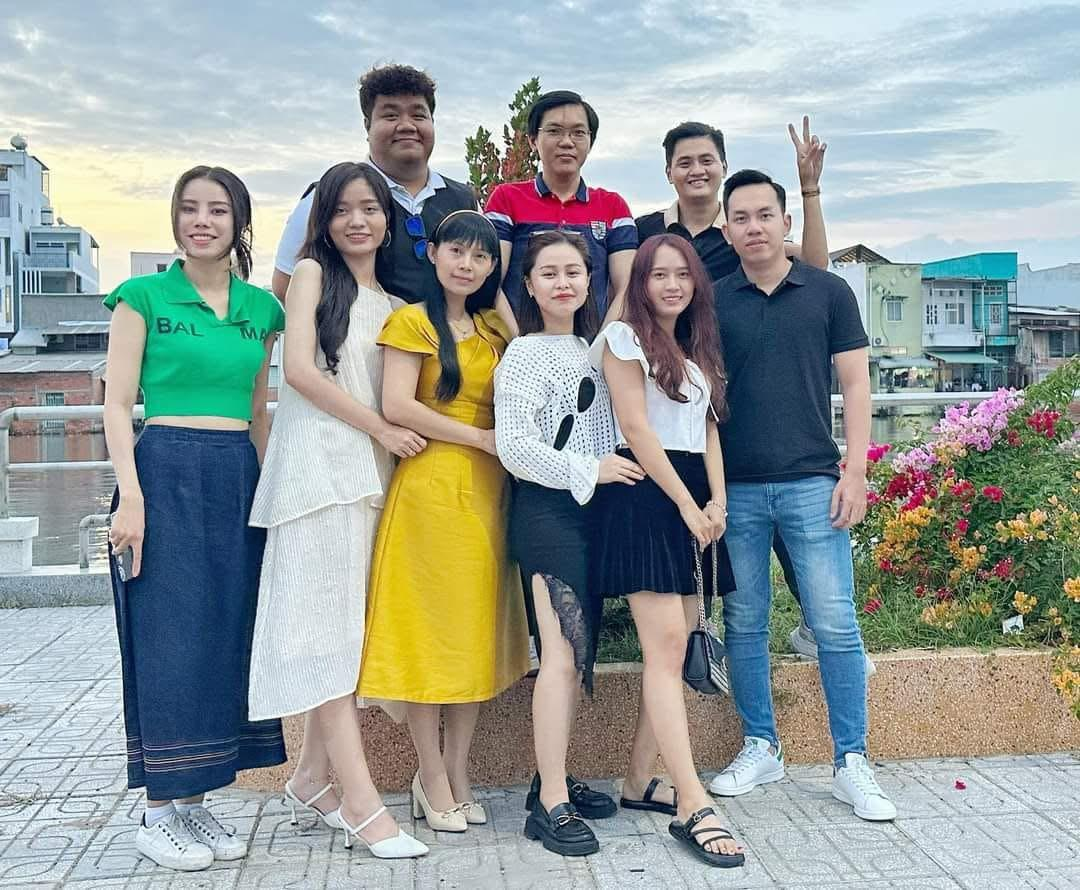
#> input picture Images/Friends.jpeg, 1080 x 890 px
$ python 'Track Bar.py'
#> lines starting #> are read from the running program, lines starting #| are printed output that depends on the picture; after the words box and inside, x2 and y2 are one past the last pixel; in counts of white or black regions, pixels touching at a corner belong together
import cv2

from pygments.formatters import img
img = cv2.imread("Images/Friends.jpeg")
#> img is the input picture: shape (890, 1080, 3); mean B, G, R 155.4, 157.5, 148.2
img_gray = cv2.cvtColor(img, cv2.COLOR_BGR2GRAY)
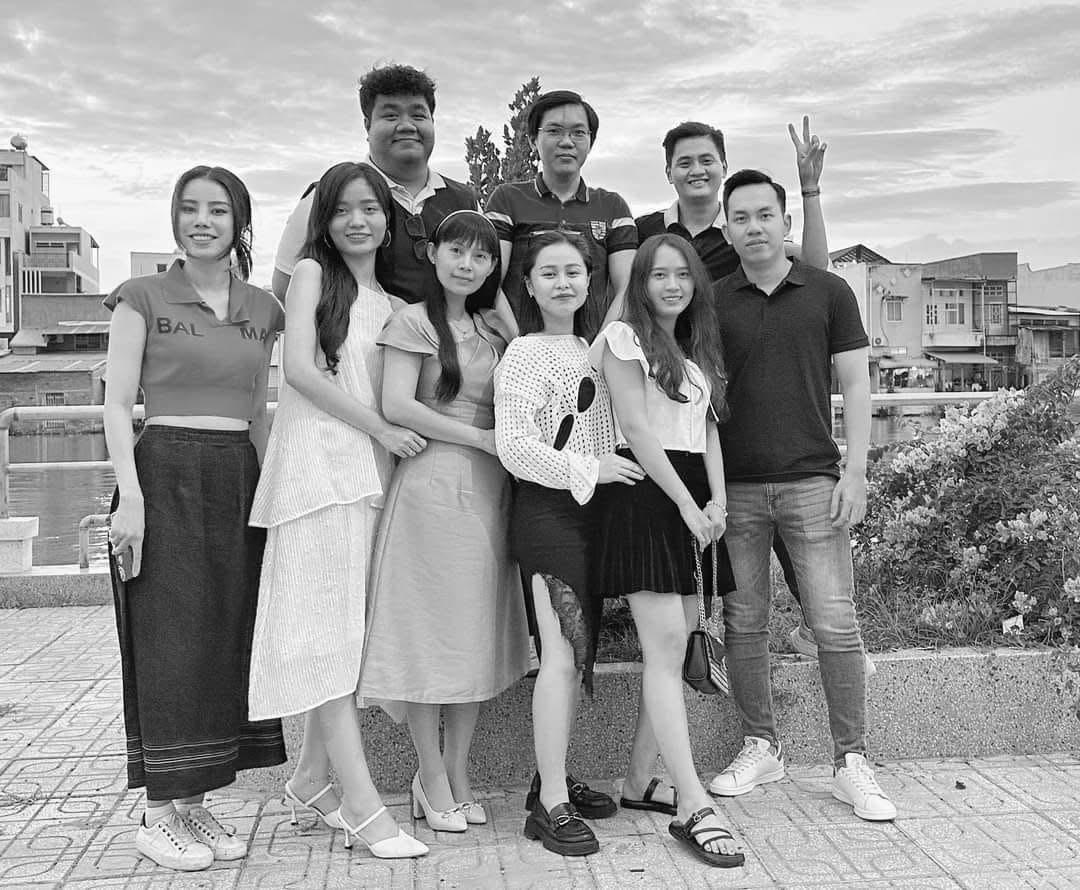
#> img_gray: shape (890, 1080); min 0, max 255, mean 154.5
# Hiển thị cửa sổ
# Ta có Window Normal cho phép cửa sổ được điều chỉnh kích thước
cv2.namedWindow("Track Bar", cv2.WINDOW_NORMAL)
def call_back(x):
    pass
cv2.createTrackbar("Threshold", "Track Bar", 100, 255, call_back)
# Mặc định của trackbar min là 0 còn nếu tạo trackbar min thì giới hạn được min là bao nhiêu
cv2.setTrackbarMin("Threshold", "Track Bar", 0)
while True:
    value = cv2.getTrackbarPos("Threshold", "Track Bar")
    print(f"Giá trị hiện tại của trackbar : {value}")
    retval, img_binary = cv2.threshold(img_gray, value, 255, cv2.THRESH_BINARY)
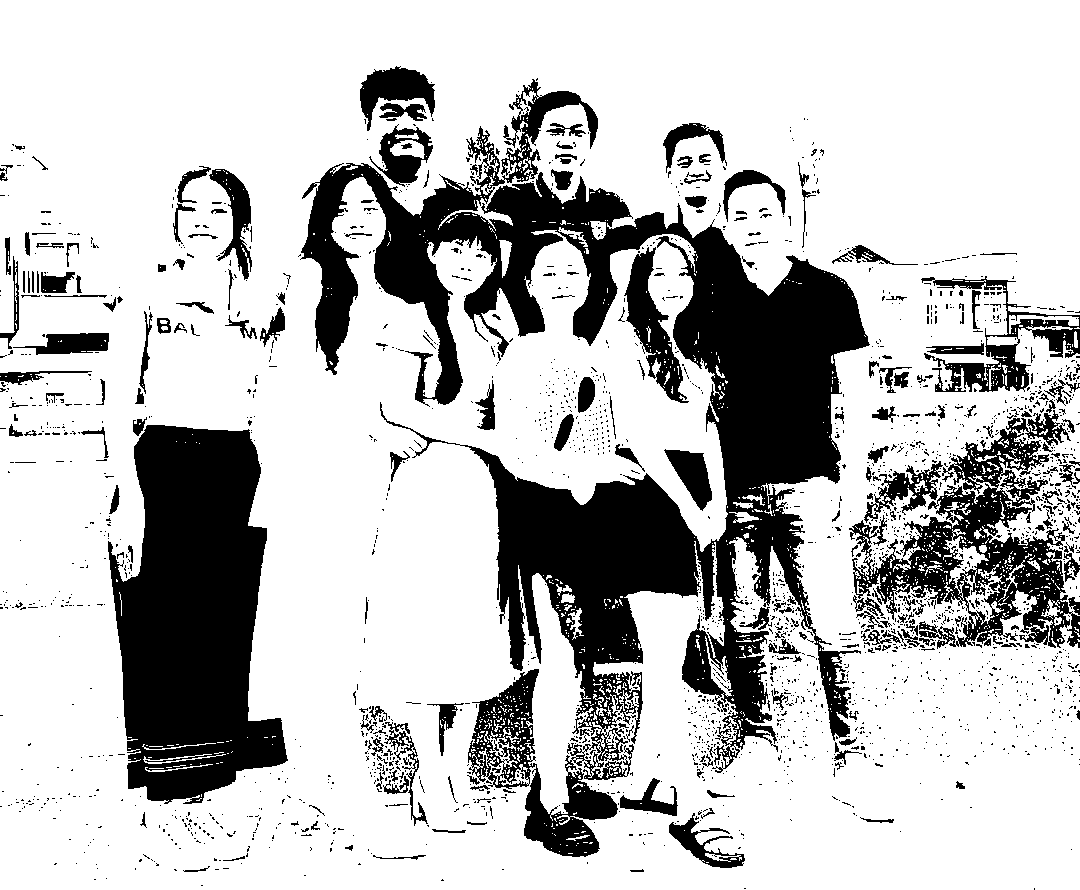
#> img_binary: shape (890, 1080); 75.6% white; 2326 black regions (2082 under 20 px), largest, box (x1, y1, x2, y2) and area: (300, 79, 870, 857) 120991, (108, 425, 288, 804) 46491, (849, 410, 1080, 649) 18689
#> retval = 100
    # Ta có retval trả về giá trị ngưỡng được sử dụng trong quá trình phân đoạn ảnh
    # Nếu dùng phân ngưỡng Otsu thì giá trị trả về là ngưỡng tìm được
    cv2.imshow("Original Image", img)
    cv2.imshow("Binary Image", img_binary)
    cv2.waitKey(1) # Nếu không có waitkey thì chương trình sẽ chạy liên tục và bị lỗi
    if cv2.waitKey(1) & 0xFF == ord('q'):
#> (key q is pressed here)
        break
cv2.destroyAllWindows()

$ run again, with Images/01 Good.bmp saved as Images/Friends.jpeg
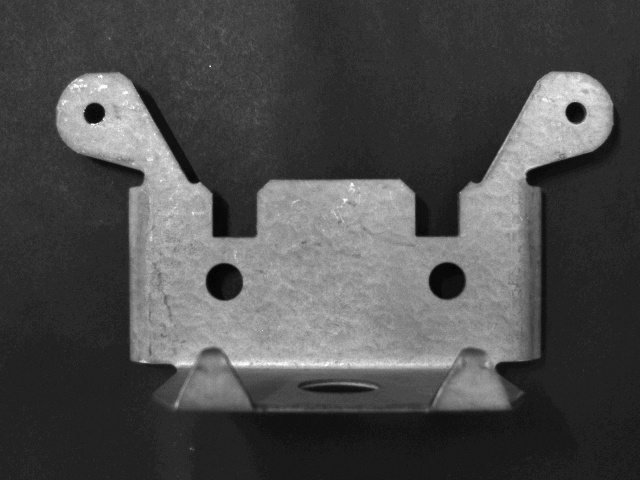
#> input picture Images/01 Good.bmp, 640 x 480 px
#> img is the input picture: shape (480, 640, 3); min 0, max 255, mean 76.2
#> `retval, img_binary = cv2.threshold(img_gray, value, 255, cv2.THRESH_BI..`:
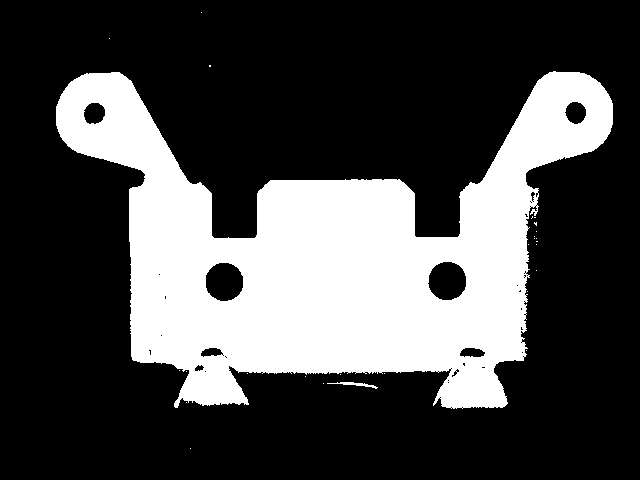
#> img_binary: shape (480, 640); 28.5% white; 27 white regions (25 under 20 px), largest, box (x1, y1, x2, y2) and area: (56, 71, 613, 409) 87492, (327, 382, 378, 389) 114
#> retval = 100

$ run again, with Images/02 Missing Hole.bmp saved as Images/Friends.jpeg
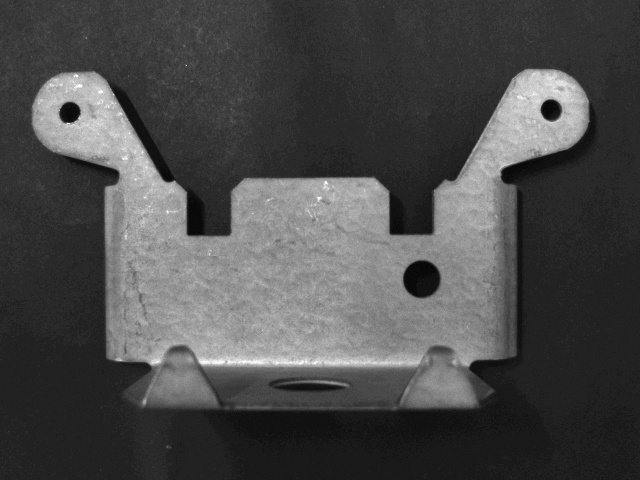
#> input picture Images/02 Missing Hole.bmp, 640 x 480 px
#> img is the input picture: shape (480, 640, 3); min 0, max 255, mean 74.9
#> `retval, img_binary = cv2.threshold(img_gray, value, 255, cv2.THRESH_BI..`:
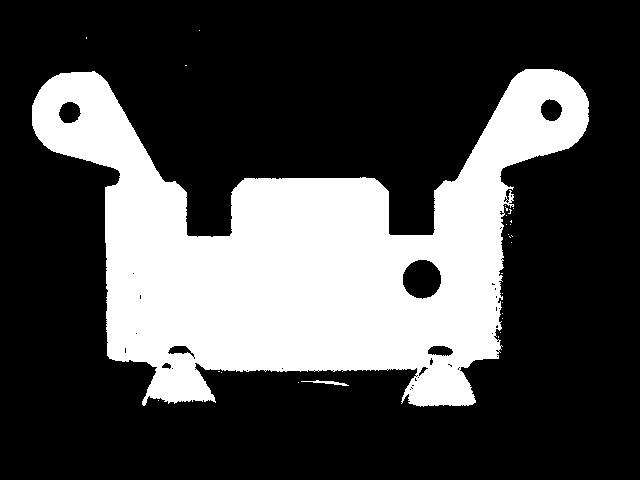
#> img_binary: shape (480, 640); 28.7% white; 28 white regions (26 under 20 px), largest, box (x1, y1, x2, y2) and area: (32, 69, 589, 407) 88055, (301, 380, 349, 386) 102
#> retval = 100
